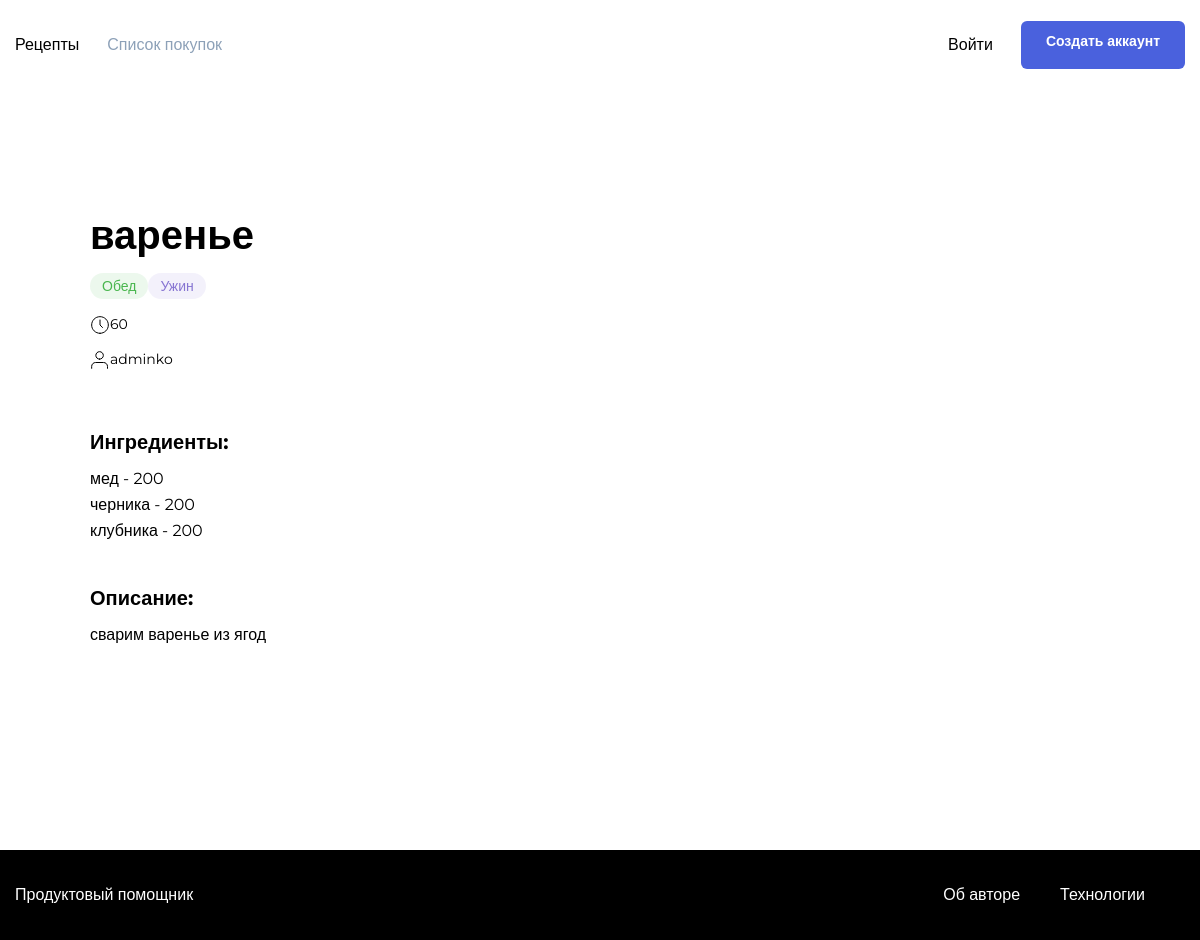
The page /recipes/2/ on the database as committed earlier.
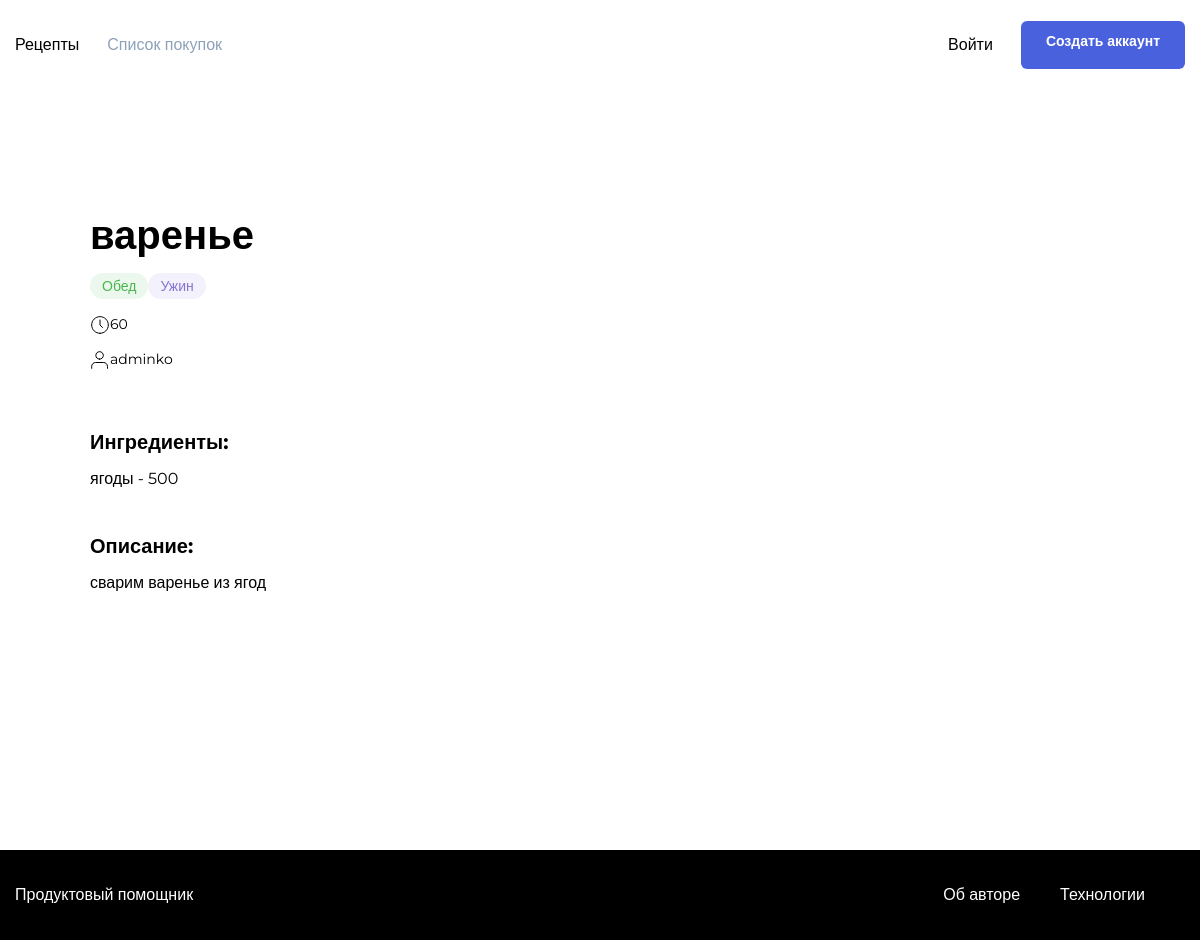
The same page on the database as committed later.
### prod_h/models.py (models this page shows, shortened)
class Recipe(models.Model):
    author = models.ForeignKey(
        User,
        on_delete=models.CASCADE,
        related_name='recipes',
        verbose_name='Автор рецепта',
    )
    name = models.CharField(
        max_length=100,
        verbose_name='Название рецепта',
        help_text='Максимальная длинна 100 символов',)
    image = models.ImageField(
        upload_to='prod_h/',
        blank=True,
        null=True,
        verbose_name='Изображение для рецепта',
    )
    text = models.TextField(
        blank=True,
        verbose_name='Описание',
        help_text='Описание рецепта',)
    ingredients = models.ManyToManyField(
        ListOfIngridients,
        through='Amount',
        through_fields=('recipe', 'ingredient'),
        verbose_name='Игредиенты для рецепта',
        help_text='Игредиенты',)
    tags = models.ManyToManyField(Tag, verbose_name='Название Тега')
    time = models.PositiveSmallIntegerField(verbose_name='Вермя приготовления')
    pub_date = models.DateTimeField('Дата публикации', auto_now_add=True)
    slug = models.SlugField(
        max_length=500,
        unique=True,
        blank=True,
        verbose_name='Слаг рецепта',
    )
    class Meta:
        ordering = ['-pub_date']
        verbose_name = 'Рецепт'
        verbose_name_plural = 'Рецепты'

class Tag(models.Model):
    name = models.CharField(max_length=20, verbose_name='Название Тега')
    slug = models.SlugField(unique=True, verbose_name='Слаг тега')
    color = models.CharField(
        max_length=20,
        verbose_name='Цвет тега',
        blank=True
    )
    class Meta:
        verbose_name = 'Тег'
        verbose_name_plural = 'Теги'

class Amount(models.Model):
    ingredient = models.ForeignKey(
        ListOfIngridients,
        on_delete=models.CASCADE,
        related_name='ingridient_names',
        verbose_name='Ингридиенты',
    )
    recipe = models.ForeignKey(
        Recipe, on_delete=models.CASCADE,
        related_name='recipe_ingredients',
        verbose_name='Рецепт',
    )
    counts = models.PositiveSmallIntegerField(
        verbose_name='количество',
        default=1)
    class Meta:
        verbose_name = 'Ингридиент для рецепта'
        verbose_name_plural = 'Ингридиенты для рецепта'

class ListOfIngridients(models.Model):
    name = models.CharField(max_length=50,
                            unique=True,
                            verbose_name='Название ингредиента',
                            help_text='Название ингредиента, макc. 50 символов'
                            )
    units_of_measurement = models.CharField(max_length=20,
                                            verbose_name='Единица измерения',
                                            help_text='Макс. 20 симоволов',
                                            )
    class Meta:
        verbose_name = 'Список продуктов'
        verbose_name_plural = 'Список продуктов'
    def __str__(self):
        return self.name

### prod_h/views.py (the view)
# urls.py: path('recipes/<int:recipe_id>/', views.recipe_detail,
def recipe_detail(request, recipe_id):
    recipe = get_object_or_404(Recipe, pk=recipe_id)
    context = {
        'recipe': recipe,
    }
    return render(request, 'singlePage.html', context=context)

### templates/singlePage.html (shortened to what this page needs)
{% extends "base.html" %}
{% load static %}
{% load user_filters %}
{% block static_css %}<link rel="stylesheet" href="{% static 'pages/single.css' %}">{% endblock %}
    {% block content %}
    <main class="main container">
        <div class="single-card" data-id="{{ recipe.id }}" data-author="{{ recipe.author.id }}">
            {% load thumbnail %}
            <div class="single-card__info">
                <div class="single-card__header-info">
                    <h1 class="single-card__title">{{ recipe.name }}</h1>
                </div>
                <ul class="single-card__items">
                {%include "includes/tag.html" with post=recipe %}
                </ul>
                <div class="single-card__items single-card__items_column">
                    <p class="single-card__text"><span class="icon-time"></span>{{ recipe.time }}</p>
                    <ul class="single-card__items">
                        <li class="single-card__item"><p class="single-card__text"><span class="icon-user"></span>{{ recipe.author }}</p></li>
                    </ul>
                </div>
                <div class="single-card__section">
                    <h3 class="single-card__section-title">Ингредиенты:</h3>
                    <div class="single-card__items single-card__items_column">
                        {% for ingr in recipe.recipe_ingredients.all %}
                          <p class=" single-card__section-item">{{ ingr.ingredient }} - {{ ingr.counts }}</p>
                        {% endfor %}
                    </div>
                </div>
                <div class="single-card__section">
                    <h3 class="single-card__section-title">Описание:</h3>
                    <p class=" single-card__section-text">{{ recipe.text }}</p>
                </div>
            </div>
        </div>
    </main>
{% endblock %}

### templates/base.html (shortened to what this page needs)
<!doctype html>
<html>
<head>
    {% block static_css %}
    {% endblock %}
</head>
<body class="body">
  <header class="header">
      {% include 'includes/nav.html' %}
  </header>
  <main class="main container">
          <div class="main__header">
              {% block content %}
              {% endblock %}
          </div>
  </main>
{% include 'includes/footer.html' %}
</body>
</html>

### templates/includes/nav.html (shortened to what this page needs)
{% load user_filters %}
<nav class="nav">
        <div class="nav__container container">
            <ul class="nav__items list">
                  <li class="nav__item {% if 'index' in request.resolver_match.url_name %}nav__item_active{% endif %}"><a href="{% url 'index' %}" class="nav__link link">Рецепты</a></li>
                  {% if user.is_authenticated %}
                  <li class="nav__item {% if 'follow' in request.resolver_match.url_name %}nav__item_active{% endif %}"><a href="{% url 'follow' %}" class="nav__link link">Мои подписки</a></li>
                  <li class="nav__item {% if 'new_recipe' in request.resolver_match.url_name %}nav__item_active{% endif %}"><a href="{% url 'new_recipe' %}" class="nav__link link">Создать рецепт</a></li>
                  <li class="nav__item {% if 'my_favorite' in request.resolver_match.url_name %}nav__item_active{% endif %}"><a href="{% url 'my_favorite' %}" class="nav__link link">Избранное</a></li>
                  <li class="nav__item {% if 'cart' in request.resolver_match.url_name %}nav__item_active{% endif %}"><a href="{% url 'cart' %}" class="nav__link link">Список покупок</a> <span class="badge badge_style_blue nav__badge" id="counter">{{ user|purchases_count }}</span></li>
              </ul>
              <ul class="nav__items list">
                  <li class="nav__item"><a href="{% url 'password_change' %}" class="nav__link link">Изменить пароль</a></li>
                  <li class="nav__item"><a href="{% url 'logout' %}" class="nav__link link">Выход {{user.username }}</a></li>
              </ul>
          </div>
               {% else %}
                <li class="nav__item nav__item_disabled"><a href="#" class="nav__link link">Список покупок </a></li>
            </ul>
            <ul class="nav__items list">
                <li class="nav__item"><a href="{% url 'login' %}" class="nav__link link">Войти</a></li>
                <li class="nav__item"><a href="{% url 'signup' %}" class="button button_style_blue">Создать аккаунт</a></li>
            </ul>
        </div>
               {% endif %}
    </nav>

### templates/includes/tag.html
{% for tag in post.tags.all %}
    {% if tag.name == 'breakfast' %}
        <li class="card__item"><span class="badge badge_style_orange">Завтрак</span></li>
    {% elif tag.name == 'lunch' %}
        <li class="card__item"><span class="badge badge_style_green">Обед</span></li>
    {% elif tag.name == 'dinner' %}
        <li class="card__item"><span class="badge badge_style_purple">Ужин</span></li>
    {% endif %}
{% endfor %}

### templates/includes/footer.html
    <footer class="footer">
        <div class="footer__container container">
            <a href="{% url 'index' %}" class="footer__brand link">Продуктовый помощник</a>
            <ul class="footer__items">
                <li class="footer__item"><a href="{% url 'about_author' %}" class="footer__link link">Об авторе </a></li>
                <li class="footer__item"><a href="{% url 'about_tech' %}" class="footer__link link">Технологии</a></li>
            </ul>
        </div>
    </footer>

### static/pages/single.css (style rules this page uses)
* { box-sizing: border-box; }
html, body { min-height: 100%; }

### static/blocks/body/body.css (style rules this page uses)
.body { display: flex; flex-direction: column; }

### static/blocks/container/container.css (style rules this page uses)
.container { max-width: 1200px; padding: 0 15px; margin: 0 auto; width: 100%; }

### static/blocks/link/link.css (style rules this page uses)
.link { text-decoration: none; transition: opacity 0.2s; }

### static/blocks/button/button.css (style rules this page uses)
.button { font-family: 'Montserrat', sans-serif; font-style: normal; font-weight: 600; font-size: 14px; background: none; border-radius: 6px; padding: 12px 24px; height: 48px; line-height: 1; text-decoration: none; border: 1px solid transparent; transition: background 0.2s; outline: none; user-select: none; cursor: pointer; width: max-content; }

### static/blocks/button/_style/button_style_blue.css (style rules this page uses)
.button_style_blue { background: #4A61DD; color: #FFFFFF; transition: background 0.2s; }

### static/blocks/header/header.css (style rules this page uses)
.header { display: flex; align-items: center; justify-content: center; }

### static/blocks/nav/nav.css (style rules this page uses)
.nav { height: 90px; width: 100%; }

### static/blocks/nav/__container/nav__container.css (style rules this page uses)
.nav__container { display: flex; justify-content: space-between; height: 100%; align-items: center; }

### static/blocks/nav/__items/nav__items.css (style rules this page uses)
.nav__items { display: flex; height: 100%; flex-direction: row; list-style: none; padding: 0; align-items: center; }

### static/blocks/nav/__item/nav__item.css (style rules this page uses)
.nav__item { display: flex; align-items: center; margin-right: 28px; height: 100%; color: #000000; position: relative; }
.nav__item:last-child { margin-right: 0; }

### static/blocks/nav/__item/_disabled/nav__item_disabled.css (style rules this page uses)
.nav__item_disabled { color: #8DA1B8; cursor: context-menu; }

### static/blocks/nav/__link/nav__link.css (style rules this page uses)
.nav__link { font-style: normal; font-weight: 500; font-size: 16px; line-height: 20px; color: inherit; cursor: pointer; font-family: 'Montserrat', sans-serif; }

### static/blocks/main/main.css (style rules this page uses)
.main { padding-top: 60px; padding-bottom: 80px; flex: 1 0 auto; min-height: calc(100vh - 180px); }

### static/blocks/single-card/single-card.css (style rules this page uses)
.single-card { display: flex; justify-content: space-between; }

### static/blocks/single-card/__title/single-card__title.css (style rules this page uses)
.single-card__title { font-family: 'Montserrat', sans-serif; font-style: normal; font-weight: bold; font-size: 40px; line-height: 49px; color: #000000; margin: 0; }

### static/blocks/single-card/__info/single-card__info.css (style rules this page uses)
.single-card__info { display: flex; flex-direction: column; width: 100%; padding-left: 60px; }

### static/blocks/single-card/__header-info/single-card__header-info.css (style rules this page uses)
.single-card__header-info { display: flex; justify-content: space-between; margin: 0 0 18px; }

### static/blocks/single-card/__items/single-card__items.css (style rules this page uses)
.single-card__items { display: flex; flex-direction: row; list-style: none; padding: 0; margin: 0 0 20px; }

### static/blocks/single-card/__item/single-card__item.css (style rules this page uses)
.single-card__item { margin-right: 8px; height: 100%; }

### static/blocks/single-card/__text/single-card__text.css (style rules this page uses)
.single-card__text { font-family: 'Montserrat', sans-serif; font-style: normal; font-weight: normal; font-size: 14px; line-height: 17px; color: #000000; margin: 0 0 15px; padding: 0; }
.single-card__text:last-child { margin-bottom: 0; }

### static/blocks/single-card/__items/_column/single-card__items_column.css (style rules this page uses)
.single-card__items_column { flex-direction: column; max-height: 129px; flex-wrap: wrap; }

### static/blocks/single-card/__section/single-card__section.css (style rules this page uses)
.single-card__section { margin: 0 0 22px; }
.single-card__section:last-child { margin: 0; }

### static/blocks/single-card/__section-title/single-card__section-title.css (style rules this page uses)
.single-card__section-title { font-family: 'Montserrat', sans-serif; font-style: normal; font-weight: bold; font-size: 20px; line-height: 24px; color: #000000; margin: 0 0 12px; }

### static/blocks/single-card/__section-text/single-card__section-text.css (style rules this page uses)
.single-card__section-text { font-size: 16px; line-height: 26px; font-family: 'Montserrat', sans-serif; font-style: normal; font-weight: normal; color: #000000; margin: 0 0 27px; padding: 0; }

### static/blocks/single-card/__section-item/single-card__section-item.css (style rules this page uses)
.single-card__section-item { font-size: 16px; line-height: 26px; font-family: 'Montserrat', sans-serif; font-style: normal; font-weight: normal; color: #000000; margin: 0; padding: 0; width: max-content; }

### static/blocks/footer/footer.css (style rules this page uses)
.footer { background: #000000; height: 90px; flex: 0 0 auto; }

### static/blocks/footer/__container/footer__container.css (style rules this page uses)
.footer__container { display: flex; justify-content: space-between; align-items: center; height: 100%; }

### static/blocks/footer/__link/footer__link.css (style rules this page uses)
.footer__link { font-family: 'Montserrat', sans-serif; font-style: normal; font-weight: 500; font-size: 16px; line-height: 20px; color: #FFFFFF; }

### static/blocks/footer/__item/footer__item.css (style rules this page uses)
.footer__item { margin-right: 40px; }

### static/blocks/footer/__items/footer__items.css (style rules this page uses)
.footer__items { display: flex; list-style: none; padding: 0; }

### static/blocks/footer/__brand/footer__brand.css (style rules this page uses)
.footer__brand { font-family: 'Montserrat', sans-serif; font-style: normal; font-weight: 500; font-size: 16px; line-height: 20px; color: #FFFFFF; }

### static/blocks/badge/badge.css (style rules this page uses)
.badge { color: #fff; background: #ddd; border-radius: 24px; padding: 4px 12px; font-style: normal; font-weight: 500; font-size: 14px; line-height: 17px; font-family: 'Montserrat', sans-serif; }

### static/blocks/badge/_style/badge_style_green.css (style rules this page uses)
.badge_style_green { background: rgba(73, 182, 78, 0.1); color: #49B64E; }

### static/blocks/badge/_style/badge_style_purple.css (style rules this page uses)
.badge_style_purple { background: rgba(135, 117, 210, 0.1); color: #8775D2; }

Rows that differ between the two databases and show on the page:
removed Amount: ingredient "мед", counts "200"
removed Amount: ingredient "черника", counts "200"
removed Amount: ingredient "клубника", counts "200"
added Amount: ingredient "ягоды", counts "500"
